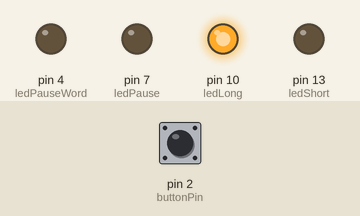
A sketch run on a simulated Arduino Uno, built with avr-gcc and run on an emulated ATmega328P. Parts: output pins drawn as LEDs (lit = HIGH). Inputs (shaded band) come from the test bench; at power-on: pin 2 (buttonPin) HIGH. What the sketch prints to the serial monitor is not drawn.

Above: at 1.2 s.
1.3 s: pin 2 (buttonPin) pulled LOW for 0.15 s
At 2.1 s:
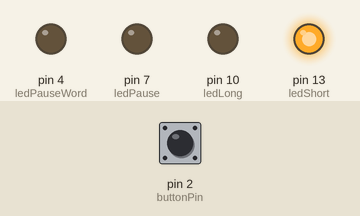
2.9 s: pin 2 (buttonPin) pulled LOW for 1 s
At 3.6 s:
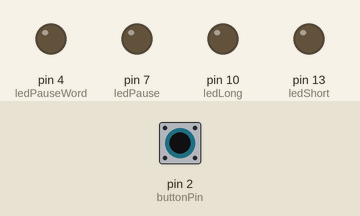
5.4 s: pin 2 (buttonPin) pulled LOW for 3.2 s
At 6.8 s:
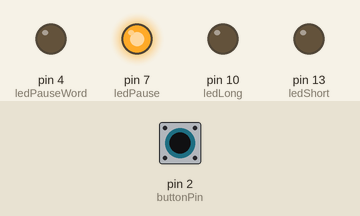
Timing chart, 0 to 42.9 s (numbered marks = the images above; inputs shaded):
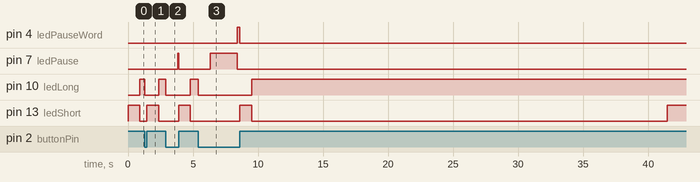

Measured:
- after the input at 1.3 s, pin 10 (ledLong): HIGH → LOW at once, → HIGH 1.1 s later; pin 13 (ledShort): LOW → HIGH after 0.15 s, → LOW 0.90 s later
- after the input at 2.9 s, pin 7 (ledPause): LOW → HIGH after 0.91 s, → LOW 0.09 s later; pin 10 (ledLong): HIGH → LOW at once, → HIGH 1.9 s later; pin 13 (ledShort): LOW → HIGH after 1.0 s, → LOW 0.90 s later
- after the input at 5.4 s, pin 4 (ledPauseWord): LOW → HIGH after 3.0 s, → LOW 0.19 s later; pin 7 (ledPause): LOW → HIGH after 0.91 s, → LOW 2.1 s later; pin 10 (ledLong): HIGH → LOW at once, → HIGH 4.1 s later; pin 13 (ledShort): LOW → HIGH after 3.2 s instead of 31.4 s

The sketch:

Button_lys_press_m_debounce.ino
```cpp
  /*
  Button

 Turns on and off a light emitting diode(LED) connected to digital
 pin 13, when pressing a pushbutton attached to pin 2.


 The circuit:
 * LED attached from pin 13 to ground
 * pushbutton attached to pin 2 from +5V
 * 10K resistor attached to pin 2 from ground
 */

const int buttonPin = 2;     // the number of the pushbutton pin
const int ledShort =  13;      // the number of the LED pin for short signal
const int ledLong =  10;      // the number of the LED pin for long signal
const int ledPause = 7;       // the number of the LED pin for pause signal
const int ledPauseWord = 4;
const int t = 300;           // the base konstant for milliseconds of one intervall
const int j = 10;            // anti-jitter constant to not update button status too fast

// variables will change:
int buttonState = 0;         // variable for reading the pushbutton status
int ledStateShort = LOW;          // State of LED.
int ledStateLong = LOW;
int ledStatePause = LOW;
int ledStatePauseWord = LOW;
int prevoiusButtonState = LOW; // State of button at previous read.
int ms_count = 0;            // variable for keeping track of how long a state has been active

void setup() {
  // initialize the LED pin as an output:
  pinMode(ledShort, OUTPUT);
  pinMode(ledLong, OUTPUT);
  pinMode(ledPause, OUTPUT);
  pinMode(ledPauseWord,OUTPUT);
  // initialize the pushbutton pin as an input:
  pinMode(buttonPin, INPUT);
  // connect to band 9600
  Serial.begin(9600);
}

void loop(){
  // read the state of the pushbutton value:
  buttonState = digitalRead(buttonPin);

  // check if the pushbutton is not being pressed.
  // if it was previously pressed, use the timer to figure out..
  // ..if the press was long or short, and reset the timer
  if (buttonState == LOW) {
    ledStateShort = LOW;           // if button is not pressed, ledtstate goes low
    ledStateLong = LOW;

    if (prevoiusButtonState == HIGH){
      if(ms_count >= 3*t){      // Long presses are longer than 3 times time constant, just around a second or longer
        Serial.print(1);        // Serial.println(1) causes problems in the python program because of newline \n
      }
      else{
        Serial.print(0);
      }

      ms_count = 0;             // reset timer to controll how long the next pause is
    }

    if(ms_count >= 10*t){
      ledStatePause = LOW;
      ledStatePauseWord = HIGH;
    }
    else if(ms_count >= 3*t){
      ledStatePause = HIGH;
    }
  }

  // check if the pushbutton is being pressed.
  // if it was previously not pressed, use the timer to figure out..
  // ..if the pause was long or medium or short, and reset the timer
  else if (buttonState == HIGH){

    ledStatePause = LOW;
    ledStatePauseWord = LOW;

    if (prevoiusButtonState == LOW){    // Only updates counter and sends a signal if we change state on the button, and not when we hold it in
      if(ms_count >= 10*t){           // Long pauses for between words are considered more than 3 seconds (10*T)
        Serial.print(3);
      }

      else if(ms_count >= 3*t){      //Medium long pause for between letters
        Serial.print(2);
      }

                                     // Smaller pauses are considered as pauses between dots and slashes in the same letter, so no signal is sent

      ms_count = 0;                  // Reset the timer
  }

    if(ms_count >= 3*t){             // Update yellow light on and red light off when we get a long press
      ledStateLong = HIGH;
      ledStateShort = LOW;
    }

    else{                            // Else have red light while button is pressed
      ledStateShort = HIGH;
    }

  }

  digitalWrite(ledLong, ledStateLong);    // Update LED status to match the button status
  digitalWrite(ledShort, ledStateShort);
  digitalWrite(ledPause, ledStatePause);
  digitalWrite(ledPauseWord, ledStatePauseWord);
  prevoiusButtonState = buttonState; // update previous button state constant
  ms_count += j;                     // tick the timer up as much as the delay is
  delay(j);                          // delay with anti-debounce constant to reduce debounce

  // Må jeg ha med flere lys for å blinke for lang/kort trykk og pause?
}
```
